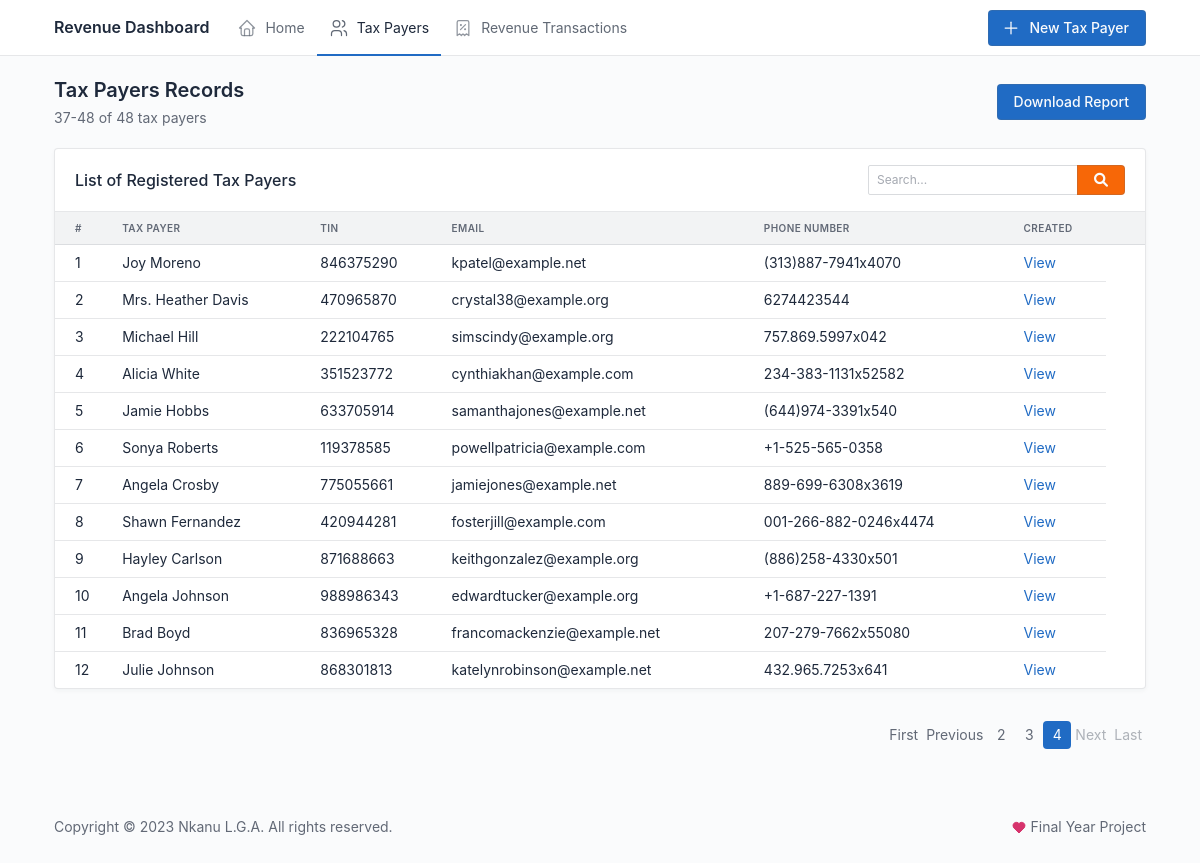
Screenshot of /taxpayers/?page=4 with the database file from the repository.
### revenue/models.py (models this page shows, shortened)
class TaxPayer(models.Model):
    name = models.CharField(
        max_length=200,
        unique=True,
        help_text="Business name or Personal name")
    address = models.CharField(max_length=255)
    tin = models.CharField(
        max_length=20, unique=True, help_text="Tax Identification Number"
    )
    phone = models.CharField(max_length=15)
    email = models.EmailField(blank=True, null=True)
    created = models.DateTimeField()
    updated = models.DateTimeField(auto_now=True)
    class Meta:
        ordering = ["-created"]
        verbose_name_plural = "Tax Payers"

### revenue/views.py (the view, shortened to what this page needs)
# urls.py: path("taxpayers/", views.tax_payer_list, name="tax_payer_list"),
def tax_payer_list(request):
    tax_payers = TaxPayer.objects.all()
    search_query = request.GET.get('q')
    tax_payers = mk_paginator(request, tax_payers, 12)
    if request.method == "POST":
        form = TaxPayerForm(request.POST)
        if form.is_valid():
            tax_payer = form.save(commit=False)
            tax_payer.created = timezone.now()
            tax_payer.save()
            messages.success(
                request, f"{tax_payer.name} has been successfully created.")
            return redirect("tax_payer_detail", tax_payer.id)
    else:
        form = TaxPayerForm()
    return render(request,
                  "tax_payer_list.html",
                  {"tax_payers": tax_payers,
                   "form": form})

### revenue/forms.py
class TaxPayerForm(forms.ModelForm):
    class Meta:
        model = TaxPayer
        fields = ["name", "address", "tin", "phone", "email"]

### revenue/utils.py (called while the page is built)
def mk_paginator(request, items, num_items):
    paginator = Paginator(items, num_items)
    page = request.GET.get('page', 1)
    try:
        items = paginator.page(page)
    except PageNotAnInteger:
        items = paginator.page(1)
    except EmptyPage:
        items = paginator.page(paginator.num_pages)
    return items

### templates/tax_payer_list.html (shortened to what this page needs)
{% extends "base.html" %}
{% load humanize widget_tweaks %}
{% block navbar-action %}
<div class="nav-item">
    <a href="#" class="btn btn-primary" data-bs-toggle="modal" data-bs-target="#modal-create">
        New Tax Payer
    </a>
</div>
{% endblock navbar-action %}
{% block content %}
<div class="page-header d-print-none">
    <div class="row align-items-center">
        <div class="col">
            <h2 class="page-title">
                Tax Payers Records
            </h2>
            <div class="text-muted mt-1">{{ tax_payers.start_index }}-{{ tax_payers.end_index }} of
                {{ tax_payers.paginator.count }} tax payer{{ tax_payers.paginator.count|pluralize }}</div>
        </div>
        <div class="col-auto ms-auto d-print-none">
            <div class="btn-list">
                <a href="{% url 'tax_payer_list' %}?download_excel=1" class="btn btn-primary">Download Report</a>
            </div>
        </div>
    </div>
</div>
<div class="page-body">
    <div class="row my-3">
        <div class="col-12">
            <div class="card">
                <div class="card-header d-flex justify-content-between">
                    <h3 class="card-title">List of Registered Tax Payers</h3>
                    <div class="ms-auto text-muted">
                        <div class="ms-2 d-inline-block">
                            <form method="GET" action="{% url 'tax_payer_list' %}">
                                <div class="input-group">
                                    <input type="text" id="search" class="form-control form-control-sm" placeholder="Search..." name="q" value="{{ request.GET.q }}">
                                    <button type="submit" class="btn btn-warning" title="Search"><i class="fas fa-search"></i></button>
                                </div>
                            </form>
                        </div>
                    </div>
                </div>
                <div class="table-responsive">
                    <table class="table card-table table-vcenter text-nowrap">
                        <thead>
                            <tr>
                                <th>#</th>
                                <th>Tax Payer</th>
                                <th>TIN</th>
                                <th>Email</th>
                                <th>Phone number</th>
                                <th>Created</th>
                                <th></th>
                            </tr>
                        </thead>
                        <tbody>
                            {% for user in tax_payers %}
                            <tr>
                                <td>{{ forloop.counter }}</td>
                                <td>{{ user.name }}</td>
                                <td>{{ user.tin }}</td>
                                <td>{{ user.email }}</td>
                                <td>{{ user.phone }}</td>
                                <td><a href="{% url 'tax_payer_detail' user.id %}">View</a></td>
                            </tr>
                            {% endfor %}
                        </tbody>
                    </table>
                </div>
            </div>
        </div>
    </div>
    <div class="d-flex mt-4">
        <div class="ms-auto">
            {% include 'partials/_pagination.html' with page_obj=tax_payers %}
        </div>
    </div>
</div>
{% endblock content %}

### rows the page displays
TaxPayer: name "Joy Moreno", tin "846375290", email "kpatel@example.net", phone "(313)887-7941x4070"
TaxPayer: name "Mrs. Heather Davis", tin "470965870", email "crystal38@example.org", phone "6274423544"
TaxPayer: name "Michael Hill", tin "222104765", email "simscindy@example.org", phone "757.869.5997x042"
TaxPayer: name "Alicia White", tin "351523772", email "cynthiakhan@example.com", phone "234-383-1131x52582"
TaxPayer: name "Jamie Hobbs", tin "633705914", email "samanthajones@example.net", phone "(644)974-3391x540"
TaxPayer: name "Sonya Roberts", tin "119378585", email "powellpatricia@example.com", phone "+1-525-565-0358"
TaxPayer: name "Angela Crosby", tin "775055661", email "jamiejones@example.net", phone "889-699-6308x3619"
TaxPayer: name "Shawn Fernandez", tin "420944281", email "fosterjill@example.com", phone "001-266-882-0246x4474"
TaxPayer: name "Hayley Carlson", tin "871688663", email "keithgonzalez@example.org", phone "(886)258-4330x501"
TaxPayer: name "Angela Johnson", tin "988986343", email "edwardtucker@example.org", phone "+1-687-227-1391"
TaxPayer: name "Brad Boyd", tin "836965328", email "francomackenzie@example.net", phone "207-279-7662x55080"
TaxPayer: name "Julie Johnson", tin "868301813", email "katelynrobinson@example.net", phone "432.965.7253x641"

### other values shown
{{ tax_payers.start_index }} "37"
{{ tax_payers.end_index }} "48"
{{ tax_payers.paginator.count }} "48"
{{ page_num }} "2" "3"
{{ page_num }} "4"
